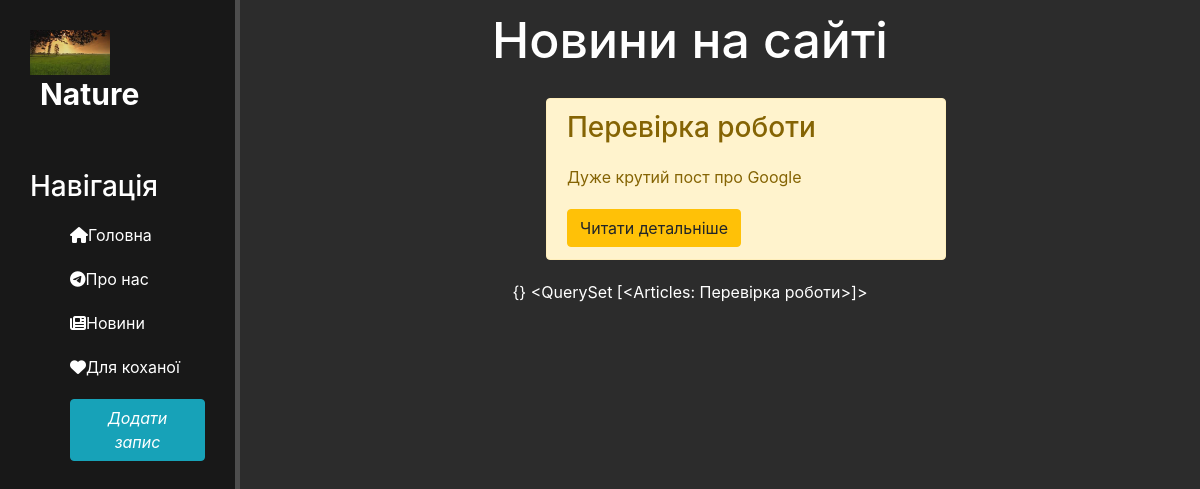
The page /news/ on the database as committed earlier.
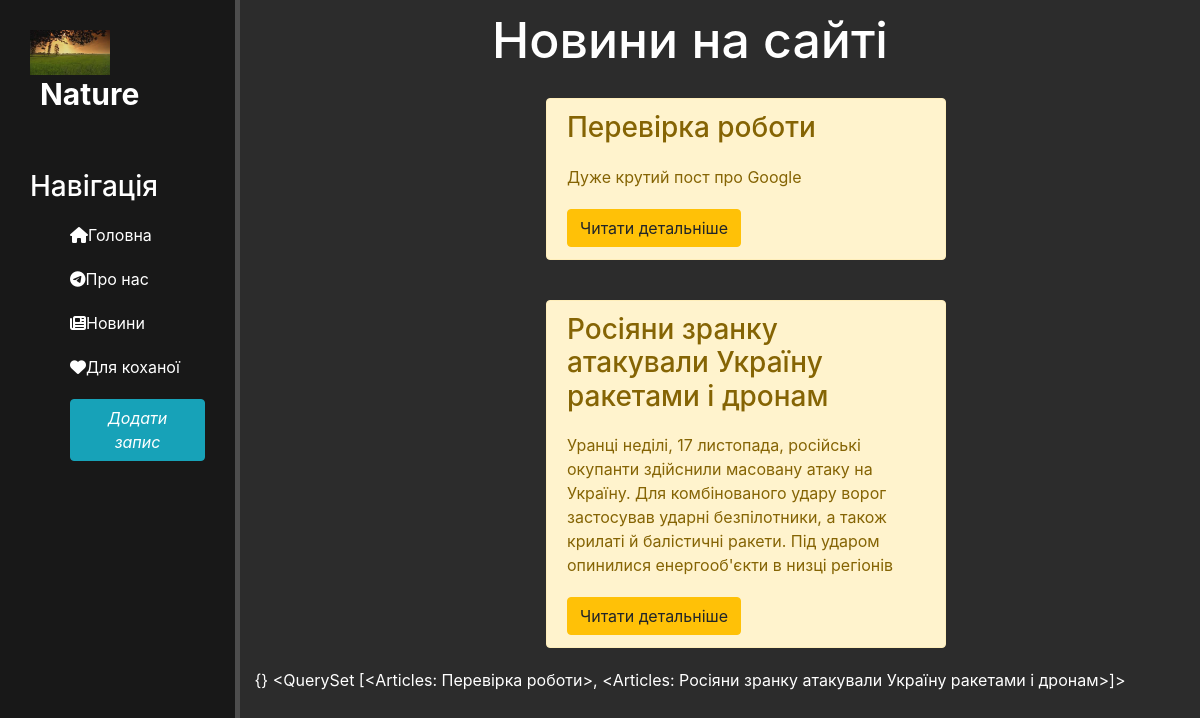
The same page on the database as committed later.
### news/models.py (models this page shows, shortened)
class Articles(models.Model):
    title = models.CharField('Заголовок', max_length = 50)
    anons = models.CharField('Анонс', max_length = 250)
    full_text = models.TextField('Стаття')
    date = models.DateTimeField('Дата публікації')
    def __str__(self):
        return self.title
    class Meta:
        verbose_name = 'Новина'
        verbose_name_plural = 'Новини'

### news/views.py (the view)
# urls.py: path('', views.news_home, name = 'news_home'),
def news_home(request):
    news = Articles.objects.all()
    return render(request, 'news/news_home.html', {'news' : news})

### news/templates/news/news_home.html (shortened to what this page needs)
{% extends 'main/layout.html' %}
{% block content %}
    <div class="features">
        <h1>Новини на сайті</h1>
        {% if news %}
            {% for el in news %}
                <div class="alert alert-warning">
                    <h3>{{ el.title }}</h3>
                    <p>{{ el.anons }}</p>
                    <a href="{% url 'news-detail' el.id %}" class="btn btn-warning">Читати детальніше</a>
                </div>
            {% endfor %}
        {% else %}
            <p>У вас немає записів</p>
        {% endif %}
        {}
    {{ news }}
    </div>
{% endblock %}

Rows that differ between the two databases and show on the page:
computed for Articles "Перевірка роботи": title.title "<QuerySet [<Articles: Перевірка роботи>]>" → "<QuerySet [<Articles: Перевірка роботи>, <Articles: Росіяни зранку атакували Україну ракетами і дронам>]>"
added Articles: title "Росіяни зранку атакували Україну ракетами і дронам", anons "Уранці неділі, 17 листопада, російські окупанти здійснили масовану атаку на Україну. Для комбінованого удару ворог застосував ударні безпілотники, а також крилаті й балістичні ракети. Під ударом опинилися енергооб'єкти в низці регіонів"
